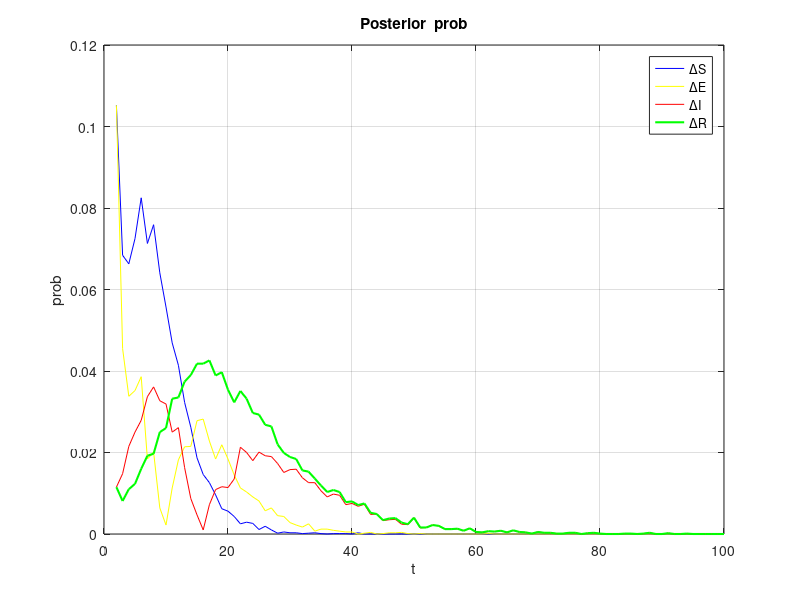
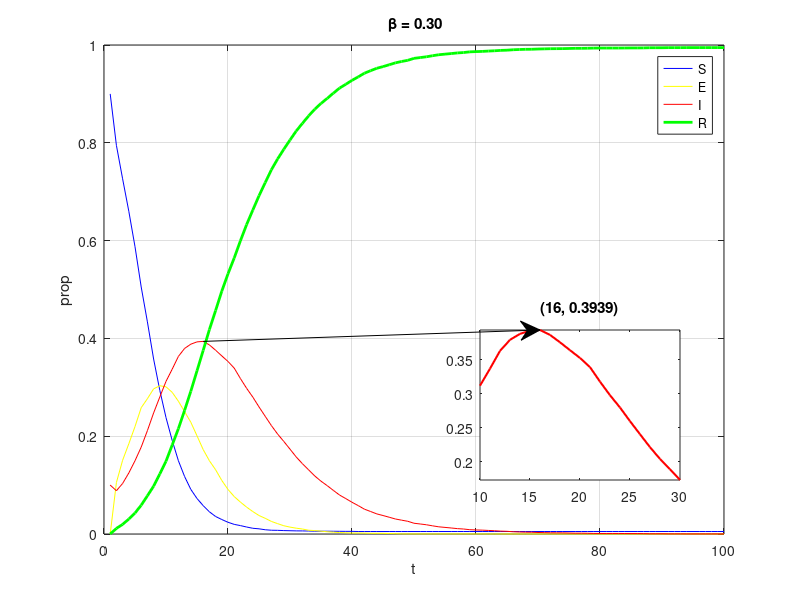

Write the MATLAB code that produced these figures, in order.
% SEIR模型
clear;clc;tic;
% 参数设置
N = 1000;             % 节点数量
m0 = 5;               % BA模型初始节点数量
m = 3;                % 每个新节点连接的边数
T = 100;              % 仿真时间步长
beta = 0.3;           % 感染率（固定概率）
sigma = 0.2;          % 潜伏期转换为感染期的速率
gamma = 0.1;          % 康复率
initial_infected_ratio = 0.1; % 初始感染者的比例（例如，10%）
num_runs = 10;        % 仿真重复次数

rng(0);  % 设置随机数种子为0 确保每次运行代码时，生成的随机数序列是相同的

% 初始化用于累积结果的数组
S_total = zeros(T, 1);
E_total = zeros(T, 1);
I_total = zeros(T, 1);
R_total = zeros(T, 1);


% 初始化用于存储净变化量的累积数组
delta_S_total = zeros(T, 1);
delta_E_total = zeros(T, 1);
delta_I_total = zeros(T, 1);
delta_R_total = zeros(T, 1);

%%%%%%%%%%%%%%%%%%%%%%%%%%%%%%%%%%%%%%%%%%%%%%%%%%%%%%%%%%%%%%%%%
%%%%%%%%%%%%%%%%%%%%%%%% ！如果你有自己的网络矩阵，则无需生成BA网络，直接将 A = your_adj_mattrix;
%% 生成无标度网络（Barabási-Albert模型）
% 初始化邻接矩阵
A = zeros(N);

% 构建初始完全图
A(1:m0, 1:m0) = ones(m0) - eye(m0);
nodeDegrees = sum(A, 2);

% 添加剩余的节点
for n = (m0+1):N
    % 仅使用已有节点的度数
    prob = nodeDegrees(1:n-1) / sum(nodeDegrees(1:n-1));
    connectedNodes = randsample(n-1, m, true, prob);
    A(n, connectedNodes) = 1;
    A(connectedNodes, n) = 1;
    nodeDegrees(n) = m;
    nodeDegrees(connectedNodes) = nodeDegrees(connectedNodes) + 1;
end

%%%%%%%%%%%%%%%%%%%%%%%%%%%%%%%%%%%%%%%%%%%%%%%%%%%%%%%%%%%%%%%%
%% 为每个节点分配先验概率值（0~1之间）
prior_probs = rand(N, 1);   %%%%%%%%%%%%%%%%%%%%%% !替换为你自己的先验概率

% 规范化先验概率，使其和为1
prior_probs = prior_probs / sum(prior_probs);

% 根据先验概率选择初始感染者
num_initial_infected = round(initial_infected_ratio * N);

for run = 1:num_runs
    
    % 使用 datasample 函数进行加权无放回抽样
    initialInfected = datasample(1:N, num_initial_infected, 'Replace', false, 'Weights', prior_probs);
    
    % 初始化节点状态：1=易感者（S），2=潜伏者（E），3=感染者（I），4=恢复者（R）
    states = ones(N, 1);
    
    % 设置初始感染者的状态为感染者（I）
    states(initialInfected) = 3;
    
    % 记录每个时间步长中各状态的人数
    S_history = zeros(T, 1);
    E_history = zeros(T, 1);
    I_history = zeros(T, 1);
    R_history = zeros(T, 1);
    
    % 初始状态计数
    S_history(1) = sum(states == 1);
    E_history(1) = sum(states == 2);
    I_history(1) = sum(states == 3);
    R_history(1) = sum(states == 4);

    % 临时存储本次仿真的净变化量
    delta_S = zeros(T, 1);
    delta_E = zeros(T, 1);
    delta_I = zeros(T, 1);
    delta_R = zeros(T, 1);

    for t = 2:T  % 从t=2开始，便于计算变化量
        % 记录上一个时间步各状态的人数
        prev_S = S_history(t - 1);
        prev_E = E_history(t - 1);
        prev_I = I_history(t - 1);
        prev_R = R_history(t - 1);
        
        newStates = states;
        for i = 1:N
            if states(i) == 1 % 易感者（S）
                neighbors = find(A(i, :) == 1);
                infectedNeighbors = states(neighbors) == 3;
                if any(infectedNeighbors)
                    if rand < beta
                        newStates(i) = 2; % 转为潜伏者（E）
                    end
                end
            elseif states(i) == 2 % 潜伏者（E）
                if rand < sigma
                    newStates(i) = 3; % 转为感染者（I）
                end
            elseif states(i) == 3 % 感染者（I）
                if rand < gamma
                    newStates(i) = 4; % 转为恢复者（R）
                end
            end
        end
        states = newStates;

        % 记录当前状态的人数
        S_history(t) = sum(states == 1);
        E_history(t) = sum(states == 2);
        I_history(t) = sum(states == 3);
        R_history(t) = sum(states == 4);

         % 计算每个状态的净变化量
        delta_S(t) = S_history(t) - prev_S;
        delta_E(t) = E_history(t) - prev_E;
        delta_I(t) = I_history(t) - prev_I;
        delta_R(t) = R_history(t) - prev_R;

    end
    % 累加每次仿真的结果
    S_total = S_total + S_history;
    E_total = E_total + E_history;
    I_total = I_total + I_history;
    R_total = R_total + R_history;

    % 累加每次仿真的净变化量
    delta_S_total = delta_S_total + delta_S;
    delta_E_total = delta_E_total + delta_E;
    delta_I_total = delta_I_total + delta_I;
    delta_R_total = delta_R_total + delta_R;
end

% 计算平均值
S_avg = S_total / num_runs;
E_avg = E_total / num_runs;
I_avg = I_total / num_runs;
R_avg = R_total / num_runs;

% 计算净变化量的平均值
delta_S_avg = delta_S_total / num_runs;
delta_E_avg = delta_E_total / num_runs;
delta_I_avg = delta_I_total / num_runs;
delta_R_avg = delta_R_total / num_runs;

% 计算比例
S_ratio = S_avg / N;
E_ratio = E_avg / N;
I_ratio = I_avg / N;
R_ratio = R_avg / N;

% 计算比例
delta_S_ratio = abs(delta_S_avg / N);
delta_E_ratio = abs(delta_E_avg / N);
delta_I_ratio = abs(delta_I_avg / N);
delta_R_ratio = abs(delta_R_avg / N);

% 绘制平均净变化量
figure;
plot(2:T, delta_S_ratio(2:T), 'b', 2:T, delta_E_ratio(2:T), 'y', 2:T, delta_I_ratio(2:T), 'r', 2:T, delta_R_ratio(2:T), 'g', 'LineWidth', 1.5);
legend('ΔS', 'ΔE', 'ΔI', 'ΔR');
xlabel('t');
ylabel('prob');
title('Posterior  prob');
grid on;

% 绘制平均结果（比例）
figure;
main_ax = gca;
plot(1:T, S_ratio, 'b', 1:T, E_ratio, 'y', 1:T, I_ratio, 'r', 1:T, R_ratio, 'g', 'LineWidth', 2);
legend('S', 'E', 'I', 'R');
xlabel('t');
ylabel('prop');
title([' \beta = ', sprintf('%.2f', beta)]);
grid on;


% 添加放大图
% 选择需要放大的区域，例如时间步长为 20 到 40 的部分
zoom_start = 10;
zoom_end = 30;

% 在插图中动态设置X和Y轴范围
I_zoom_data = I_ratio(zoom_start:zoom_end); % 获取插图中的I态数据
zoom_ylim = [min(I_zoom_data), max(I_zoom_data)]; % 计算动态Y轴范围

% 创建一个小的坐标轴用于插图
axes_position = [0.6, 0.2, 0.25, 0.25]; % [left, bottom, width, height]
axes_zoom = axes('Position', axes_position);

% 在插图上绘制感染者（I）状态的数据
plot(zoom_start:zoom_end, I_zoom_data, 'r', 'LineWidth', 1.5);
ylim(zoom_ylim);
xlim([zoom_start, zoom_end]);

% 绘制箭头
% 找到主图和插图中的感染者（I）曲线峰值位置
[I_peak_value, I_peak_idx] = max(I_ratio); % 主图峰值
[I_inset_peak_value, I_inset_peak_idx] = max(I_ratio(zoom_start:zoom_end)); % 插图峰值
I_inset_peak_idx = I_inset_peak_idx + zoom_start - 1; % 插图峰值实际索引

title(sprintf('(%d, %.4f)', I_inset_peak_idx, I_inset_peak_value));

% 将峰值的数据坐标转换为图形坐标
% 获取主图和插图的位置
main_pos = get(main_ax, 'Position'); % [left, bottom, width, height]
zoom_pos = axes_position;            % [left, bottom, width, height]

% 获取主图的X和Y轴范围
main_xlim = get(main_ax, 'XLim');
main_ylim = get(main_ax, 'YLim');

% 计算主图峰值的规范化坐标
x_norm_main = (I_peak_idx - main_xlim(1)) / (main_xlim(2) - main_xlim(1));
y_norm_main = (I_peak_value - main_ylim(1)) / (main_ylim(2) - main_ylim(1));
peak_x_fig_main = main_pos(1) + x_norm_main * main_pos(3);
peak_y_fig_main = main_pos(2) + y_norm_main * main_pos(4);

% 计算插图峰值的规范化坐标
x_norm_inset = (I_inset_peak_idx - zoom_start) / (zoom_end - zoom_start);
y_norm_inset = (I_inset_peak_value - zoom_ylim(1)) / (zoom_ylim(2) - zoom_ylim(1));
peak_x_fig_inset = zoom_pos(1) + x_norm_inset * zoom_pos(3);
peak_y_fig_inset = zoom_pos(2) + y_norm_inset * zoom_pos(4);

% 添加箭头，从主图的峰值指向插图的峰值
annotation('arrow', [peak_x_fig_main, peak_x_fig_inset], [peak_y_fig_main, peak_y_fig_inset]);

toc;